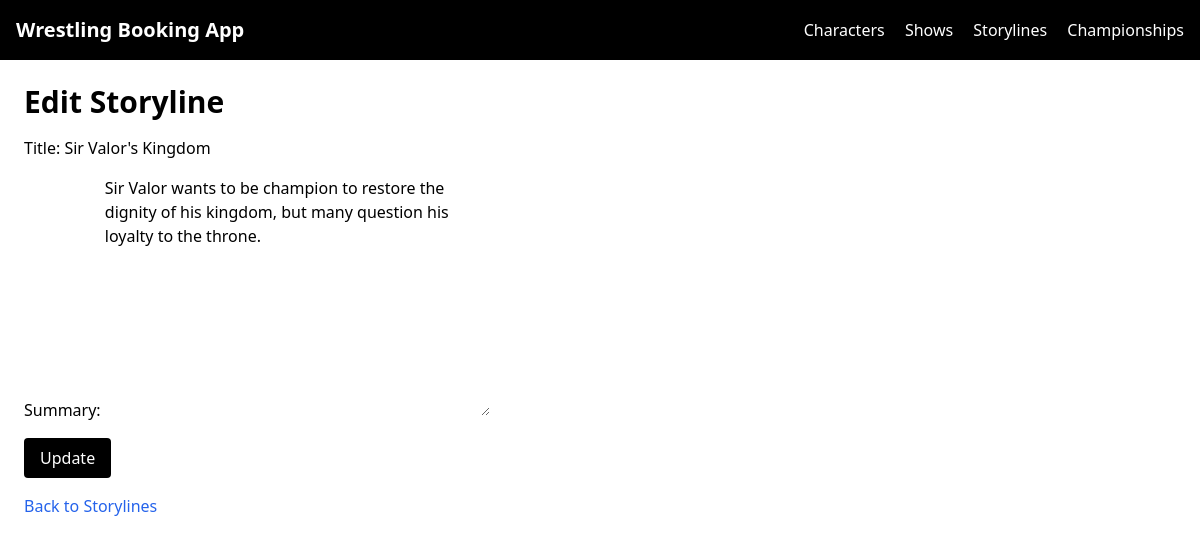
/storylines/1/edit/, run on the app's committed database.
### storylines/models.py (models this page shows, shortened)
class Storyline(models.Model):
    title = models.CharField(max_length=200)
    summary = models.TextField(blank=True)
    is_active = models.BooleanField(default=True)
    created_at = models.DateTimeField(auto_now_add=True)

### storylines/views.py (the view)
# urls.py: path("<int:pk>/edit/", StorylineUpdateView.as_view(), name="storyline-edit"),
class StorylineUpdateView(UpdateView):
    model = Storyline
    template_name = "storylines/storyline_form.html"
    fields = ["title", "summary"]
    success_url = reverse_lazy("storyline-list")

### storylines/templates/storylines/storyline_form.html (shortened to what this page needs)
{% extends "base.html" %}
{% block content %}
<h1 class="text-3xl font-bold mb-4">
    {% if view.object %}Edit Storyline{% else %}Add Storyline{% endif %}
</h1>
<form method="post" class="space-y-4">
    {{ form.as_p }}
    <button type="submit" class="bg-black text-white px-4 py-2 rounded">
        {% if view.object %}Update{% else %}Create{% endif %}
    </button>
</form>
<a href="{% url 'storyline-list' %}" class="text-blue-600 mt-4 inline-block">Back to Storylines</a>
{% endblock %}

### data on the page
Storyline: title "Sir Valor's Kingdom", summary "Sir Valor wants to be champion to restore the dignity of his kingdom, but many question his loyalty to the throne."
